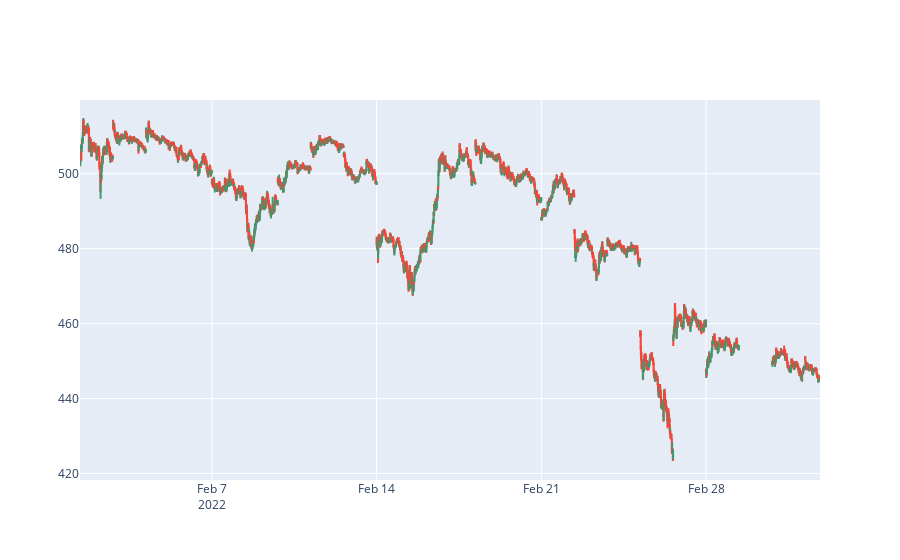

Notebook cell for this chart:
### Code cell
fig = go.Figure(data = [go.Candlestick(x = hr_map.index, 
                open = hr_map['Open'],
                high = hr_map['High'],
                low = hr_map['Low'],
                close = hr_map['Close'])])
fig.update_layout(xaxis_rangeslider_visible = False, hovermode = 'x unified')
fig.update_xaxes(rangebreaks = [dict(pattern='hour', bounds=[15.5,9.5]), 
        dict(bounds = ['sat', 'mon'])])
# fig.update_xaxes(rangebreaks = [dict(bounds=['sat','mon'])])

fig.show()

### Figure 1 — Plotly figure (JSON) as saved in the notebook; plotly's stock layout.template omitted (floating-point values rounded to 4 significant figures; data arrays with more than 128 entries replaced by an {"elided": "..."} marker saying what was removed)
{"data": [{"close": {"elided": "4037 float values"}, "high": {"elided": "4037 float values"}, "low": {"elided": "4037 float values"}, "open": {"elided": "4037 float values"}, "type": "candlestick", "x": {"elided": "4037 str values"}}], "layout": {"hovermode": "x unified", "xaxis": {"rangebreaks": [{"bounds": [15.5, 9.5], "pattern": "hour"}, {"bounds": ["sat", "mon"]}], "rangeslider": {"visible": false}}}}
